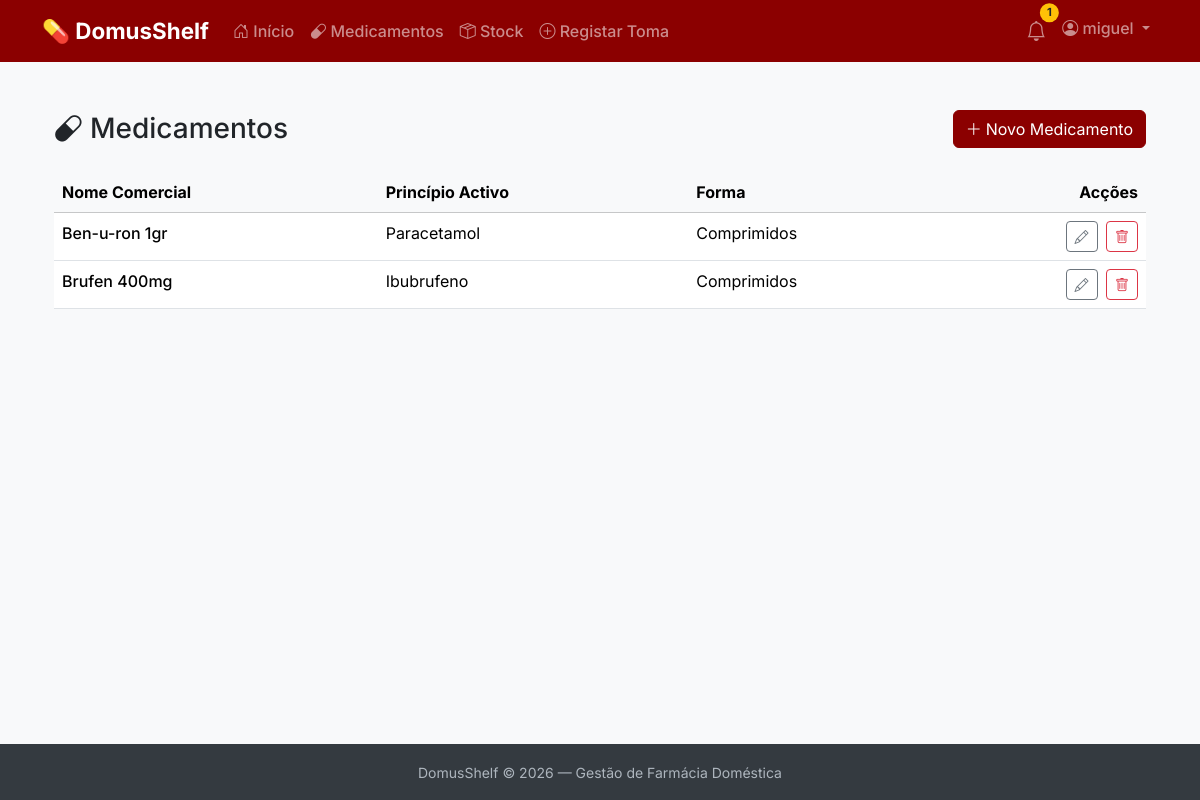
The page /medicamentos/ (signed in) on the database as committed earlier.
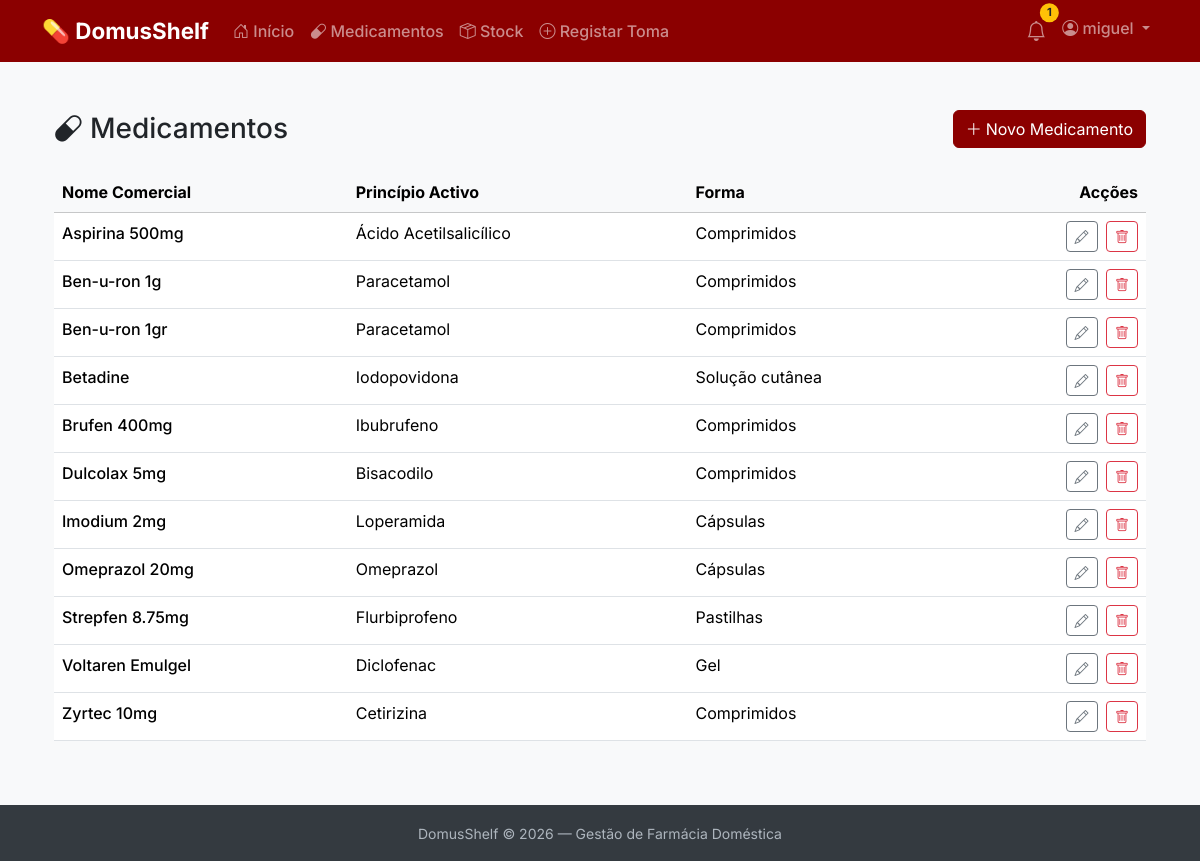
The same page on the database as committed later.
### pharmacy/models.py (models this page shows, shortened)
class Medicamento(models.Model):
    utilizador = models.ForeignKey(
        User,
        on_delete=models.CASCADE,
        related_name='medicamentos',
        verbose_name='Utilizador'
    )
    nome_comercial = models.CharField(
        max_length=200,
        verbose_name='Nome Comercial'
    )
    principio_activo = models.CharField(
        max_length=200,
        blank=True,
        verbose_name='Princípio Activo'
    )
    forma_farmaceutica = models.CharField(
        max_length=100,
        blank=True,
        verbose_name='Forma Farmacêutica'
    )
    observacoes = models.TextField(
        blank=True,
        verbose_name='Observações'
    )
    criado_em = models.DateTimeField(
        auto_now_add=True,
        verbose_name='Criado em'
    )
    class Meta:
        verbose_name = 'Medicamento'
        verbose_name_plural = 'Medicamentos'
        ordering = ['nome_comercial']

### pharmacy/views.py (the view)
# urls.py: path('', views.medicamento_lista, name='medicamento_lista'),
@login_required
def medicamento_lista(request):
    medicamentos = Medicamento.objects.filter(
        utilizador=request.user
    ).order_by('nome_comercial')
    context = {
        'medicamentos': medicamentos,
    }
    return render(request, 'pharmacy/medicamento_lista.html', context)

### pharmacy/context_processors.py (called while the page is built)
def alertas_count(request):
    if not request.user.is_authenticated:
        return {'alertas_count': 0}
    hoje = date.today()
    try:
        prefs = Preferencias.objects.get(utilizador=request.user)
        dias_alerta = prefs.dias_alerta_antes
    except Preferencias.DoesNotExist:
        dias_alerta = 30  # Valor por defeito
    data_limite = hoje + timedelta(days=dias_alerta)
    count = Embalagem.objects.filter(
        medicamento__utilizador=request.user,
        quantidade_actual__gt=0,
        data_validade__lte=data_limite
    ).count()
    return {'alertas_count': count}

### pharmacy/templates/pharmacy/medicamento_lista.html (shortened to what this page needs)
{% extends 'base.html' %}
{% block content %}
<div class="container py-4">
    <div class="d-flex justify-content-between align-items-center mb-4">
        <h1 class="h3 mb-0">
            <i class="bi bi-capsule me-2"></i>Medicamentos
        </h1>
        <a href="{% url 'pharmacy:medicamento_criar' %}" class="btn btn-primary">
            <i class="bi bi-plus-lg me-1"></i>Novo Medicamento
        </a>
    </div>
    {% if medicamentos %}
        <div class="table-responsive d-none d-md-block">
            <table class="table table-hover">
                <thead class="table-light">
                    <tr>
                        <th>Nome Comercial</th>
                        <th>Princípio Activo</th>
                        <th>Forma</th>
                        <th class="text-end">Acções</th>
                    </tr>
                </thead>
                <tbody>
                    {% for medicamento in medicamentos %}
                    <tr>
                        <td class="fw-medium">{{ medicamento.nome_comercial }}</td>
                        <td>{{ medicamento.principio_activo|default:"-" }}</td>
                        <td>{{ medicamento.forma_farmaceutica|default:"-" }}</td>
                        <td class="text-end">
                            <a href="{% url 'pharmacy:medicamento_editar' medicamento.pk %}"
                               class="btn btn-sm btn-outline-secondary me-1"
                               title="Editar">
                                <i class="bi bi-pencil"></i>
                            </a>
                            <a href="{% url 'pharmacy:medicamento_eliminar' medicamento.pk %}"
                               class="btn btn-sm btn-outline-danger"
                               title="Eliminar">
                                <i class="bi bi-trash"></i>
                            </a>
                        </td>
                    </tr>
                    {% endfor %}
                </tbody>
            </table>
        </div>
    {% endif %}
</div>
{% endblock %}

### templates/base.html (shortened to what this page needs)
<!DOCTYPE html>
<html lang="pt">
<head>
    <link href="https://cdn.jsdelivr.net/npm/bootstrap@5.3.2/dist/css/bootstrap.min.css" rel="stylesheet">
    <link href="https://cdn.jsdelivr.net/npm/bootstrap-icons@1.11.1/font/bootstrap-icons.css" rel="stylesheet">
    <link rel="stylesheet" href="https://cdn.jsdelivr.net/npm/flatpickr/dist/flatpickr.min.css">
</head>
<body>
    <nav class="navbar navbar-expand-lg navbar-dark">
        <div class="container">
            <a class="navbar-brand" href="/">
                💊 DomusShelf
            </a>
            <div class="collapse navbar-collapse" id="navbarNav">
                {% if user.is_authenticated %}
                <ul class="navbar-nav me-auto">
                    <li class="nav-item">
                        <a class="nav-link" href="/">
                            <i class="bi bi-house-door"></i> Início
                        </a>
                    </li>
                    <li class="nav-item">
                        <a class="nav-link" href="{% url 'pharmacy:medicamento_lista' %}">
                            <i class="bi bi-capsule"></i> Medicamentos
                        </a>
                    </li>
                    <li class="nav-item">
                        <a class="nav-link" href="{% url 'pharmacy:embalagem_lista' %}">
                            <i class="bi bi-box-seam"></i> Stock
                        </a>
                    </li>
                    <li class="nav-item">
                        <a class="nav-link" href="{% url 'pharmacy:consumo_criar' %}">
                            <i class="bi bi-plus-circle"></i> Registar Toma
                        </a>
                    </li>
                </ul>
                <ul class="navbar-nav">
                    <li class="nav-item">
                        <a class="nav-link position-relative" href="{% url 'pharmacy:alertas_lista' %}">
                            <i class="bi bi-bell fs-5"></i>
                            {% if alertas_count and alertas_count > 0 %}
                            <span class="badge rounded-pill bg-warning text-dark alert-badge">
                                {{ alertas_count }}
                            </span>
                            {% endif %}
                        </a>
                    </li>
                    <li class="nav-item dropdown">
                        <a class="nav-link dropdown-toggle" href="#" role="button" data-bs-toggle="dropdown">
                            <i class="bi bi-person-circle"></i> {{ user.username }}
                        </a>
                    </li>
                </ul>
                {% endif %}
            </div>
        </div>
    </nav>
    <main>
        <div class="container">
            {% block content %}{% endblock %}
        </div>
    </main>
    <footer>
        <div class="container text-center">
            <small>DomusShelf &copy; 2026 — Gestão de Farmácia Doméstica</small>
        </div>
    </footer>
</body>
</html>

### templates/base.html (style rules this page uses)
body { font-family: 'Inter', sans-serif; background-color: #f8f9fa; min-height: 100vh; display: flex; flex-direction: column; }
.navbar { background-color: #8B0000 !important; }
.navbar-brand { font-weight: 700; font-size: 1.4rem; }
.nav-link { font-weight: 500; }
.alert-badge { position: absolute; top: 0; right: 0; transform: translate(25%, -25%); font-size: 0.7rem; }
main { flex: 1; padding: 1.5rem 0; }
.btn-primary { background-color: #8B0000; border-color: #8B0000; }
footer { background-color: #343a40; color: #adb5bd; padding: 1rem 0; margin-top: auto; }

Rows that differ between the two databases and show on the page:
added Medicamento: nome_comercial "Aspirina 500mg", principio_activo "Ácido Acetilsalicílico", forma_farmaceutica "Comprimidos"
added Medicamento: nome_comercial "Ben-u-ron 1g", principio_activo "Paracetamol", forma_farmaceutica "Comprimidos"
added Medicamento: nome_comercial "Betadine", principio_activo "Iodopovidona", forma_farmaceutica "Solução cutânea"
added Medicamento: nome_comercial "Dulcolax 5mg", principio_activo "Bisacodilo", forma_farmaceutica "Comprimidos"
added Medicamento: nome_comercial "Imodium 2mg", principio_activo "Loperamida", forma_farmaceutica "Cápsulas"
added Medicamento: nome_comercial "Omeprazol 20mg", principio_activo "Omeprazol", forma_farmaceutica "Cápsulas"
added Medicamento: nome_comercial "Strepfen 8.75mg", principio_activo "Flurbiprofeno", forma_farmaceutica "Pastilhas"
added Medicamento: nome_comercial "Voltaren Emulgel", principio_activo "Diclofenac", forma_farmaceutica "Gel"
added Medicamento: nome_comercial "Zyrtec 10mg", principio_activo "Cetirizina", forma_farmaceutica "Comprimidos"
